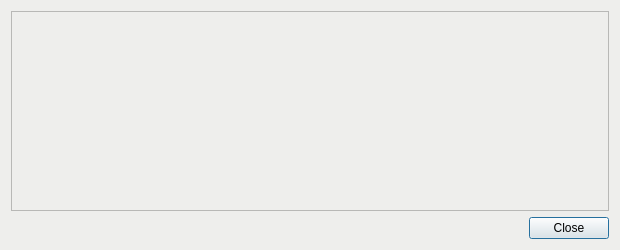
<?xml version="1.0" encoding="UTF-8"?>
<ui version="4.0">
 <class>TransactionDescDialog</class>
 <widget class="QDialog" name="TransactionDescDialog">
  <property name="geometry">
   <rect>
    <x>0</x>
    <y>0</y>
    <width>620</width>
    <height>250</height>
   </rect>
  </property>
  <property name="windowTitle">
   <string notr="true">Transaction details</string>
  </property>
  <property name="styleSheet">
   <string notr="true">background-color: rgb(238, 238, 236);</string>
  </property>
  <layout class="QVBoxLayout" name="verticalLayout">
   <item>
    <widget class="QTextEdit" name="detailText">
     <property name="toolTip">
      <string>This pane shows a detailed description of the transaction</string>
     </property>
     <property name="readOnly">
      <bool>true</bool>
     </property>
    </widget>
   </item>
   <item>
    <widget class="QDialogButtonBox" name="buttonBox">
     <property name="orientation">
      <enum>Qt::Horizontal</enum>
     </property>
     <property name="standardButtons">
      <set>QDialogButtonBox::Close</set>
     </property>
    </widget>
   </item>
  </layout>
 </widget>
 <resources/>
 <connections>
  <connection>
   <sender>buttonBox</sender>
   <signal>accepted()</signal>
   <receiver>TransactionDescDialog</receiver>
   <slot>accept()</slot>
   <hints>
    <hint type="sourcelabel">
     <x>20</x>
     <y>20</y>
    </hint>
    <hint type="destinationlabel">
     <x>20</x>
     <y>20</y>
    </hint>
   </hints>
  </connection>
  <connection>
   <sender>buttonBox</sender>
   <signal>rejected()</signal>
   <receiver>TransactionDescDialog</receiver>
   <slot>reject()</slot>
   <hints>
    <hint type="sourcelabel">
     <x>20</x>
     <y>20</y>
    </hint>
    <hint type="destinationlabel">
     <x>20</x>
     <y>20</y>
    </hint>
   </hints>
  </connection>
 </connections>
</ui>
